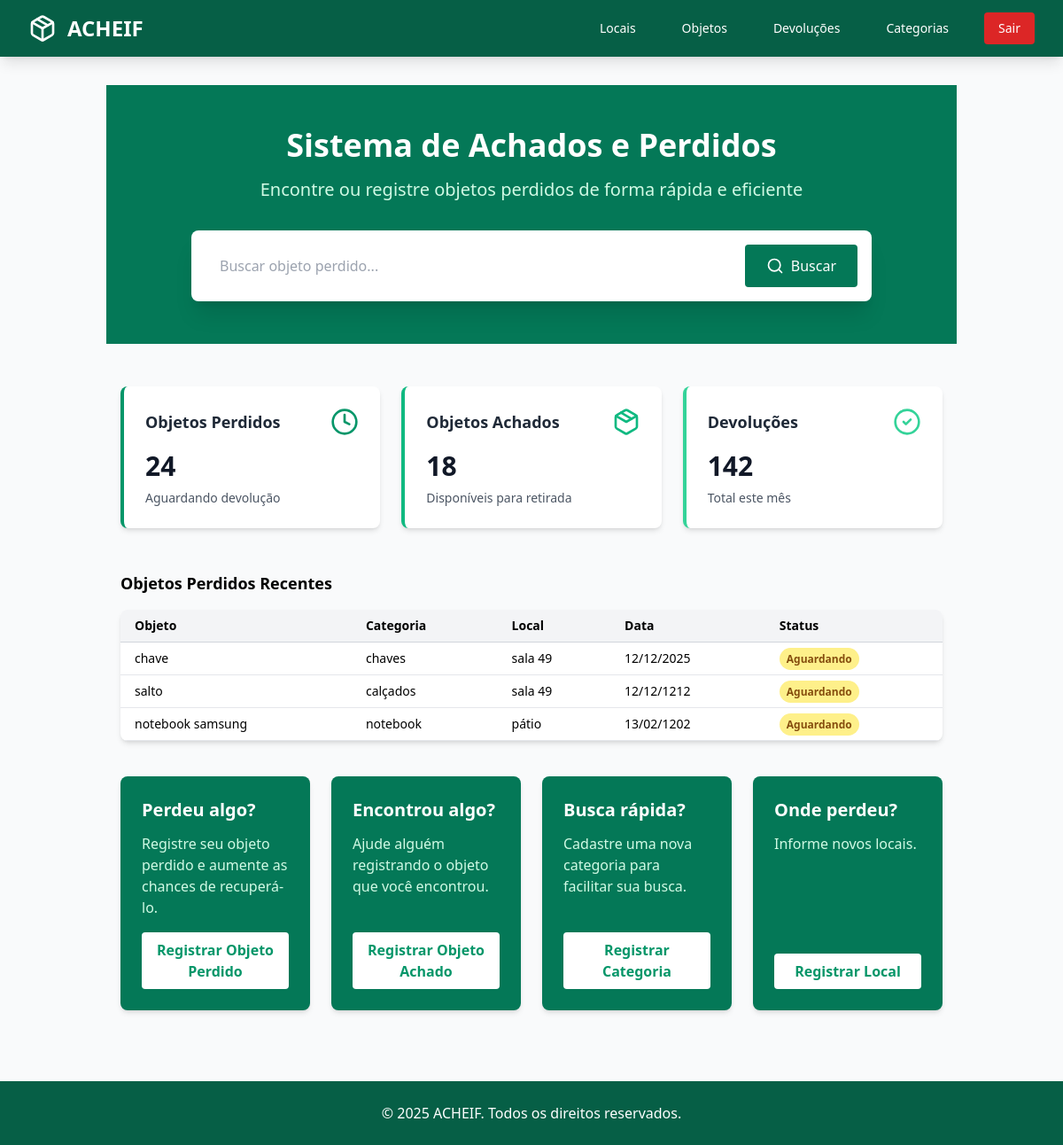
The app's page / (signed in), older data.
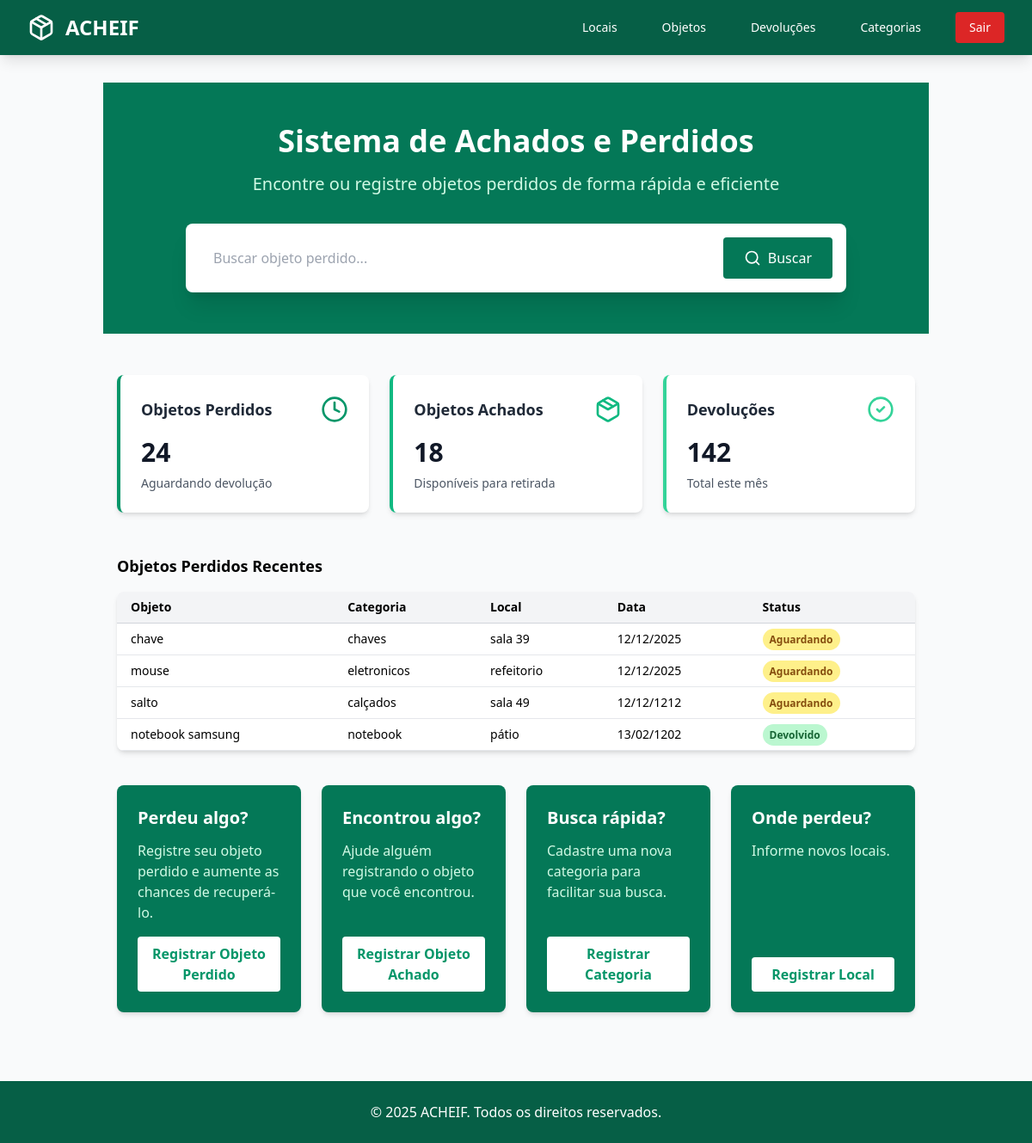
The same page, newer data.
### objetos/models.py (models this page shows, shortened)
class Objeto(models.Model):
    STATUS_CHOICES = [
        ('aguardando', 'Aguardando Devolução'),
        ('devolvido', 'Devolvido'),
    ]
    tipo = models.CharField(max_length=100)
    descricao = models.TextField()
    foto = models.ImageField(upload_to='objetos_fotos/', null=True, blank=True)  # novo campo
    data_achado = models.DateField()
    local_achado = models.CharField(max_length=100)
    categoria = models.ForeignKey(
        Categoria, on_delete=models.SET_NULL, null=True, blank=True, related_name="objetos"
    )
    status = models.CharField(max_length=20, choices=STATUS_CHOICES, default='aguardando')

class Categoria(models.Model):
    nome = models.CharField(max_length=50, unique=True)
    descricao = models.TextField(blank=True, null=True)
    criado_em = models.DateTimeField(auto_now_add=True)
    atualizado_em = models.DateTimeField(auto_now=True)

### objetos/views.py (the view)
# urls.py: path('', views.dashboard, name='dashboard'),  # dashboard separado
@login_required
def dashboard(request):
    objetos_recentes = Objeto.objects.select_related('categoria').order_by('-data_achado')[:5]
    return render(request, "objetos/inicio.html", {
        'objetos_recentes': objetos_recentes,
    })

### objetos/templates/objetos/inicio.html (shortened to what the changed rows need)
{% extends 'base.html' %}
{% block content %}
<section class="bg-emerald-700 text-white w-full py-12">
  <div class="max-w-7xl mx-auto px-6">
    <div class="max-w-3xl mx-auto text-center">
      <h2 class="text-4xl font-bold mb-4">Sistema de Achados e Perdidos</h2>
    </div>
  </div>
</section>
<main class="container mx-auto px-4 py-12">
  <h2 class="text-lg font-bold mb-4">Objetos Perdidos Recentes</h2>
  <table class="min-w-full bg-white rounded-lg shadow-md overflow-hidden">
    <thead class="bg-gray-100 border-b border-gray-300">
      <tr>
        <th class="py-2 px-4 text-left text-sm font-semibold">Objeto</th>
        <th class="py-2 px-4 text-left text-sm font-semibold">Categoria</th>
        <th class="py-2 px-4 text-left text-sm font-semibold">Local</th>
        <th class="py-2 px-4 text-left text-sm font-semibold">Data</th>
        <th class="py-2 px-4 text-left text-sm font-semibold">Status</th>
      </tr>
    </thead>
    <tbody>
      {% for objeto in objetos_recentes %}
      <tr class="border-b border-gray-200">
        <td class="py-2 px-4 text-sm">{{ objeto.tipo }}</td>
        <td class="py-2 px-4 text-sm">{% if objeto.categoria %}{{ objeto.categoria.nome }}{% else %}&mdash;{% endif %}</td>
        <td class="py-2 px-4 text-sm">{{ objeto.local_achado }}</td>
        <td class="py-2 px-4 text-sm">{{ objeto.data_achado|date:"d/m/Y" }}</td>
        <td class="py-2 px-4 text-sm">
          {% if objeto.status == 'aguardando' %}
            <span class="bg-yellow-200 text-yellow-800 rounded-full px-2 py-1 text-xs font-semibold">Aguardando</span>
          {% elif objeto.status == 'devolvido' %}
            <span class="bg-green-200 text-green-800 rounded-full px-2 py-1 text-xs font-semibold">Devolvido</span>
          {% else %}
            {{ objeto.get_status_display }}
          {% endif %}
        </td>
      </tr>
      {% empty %}
      <tr>
        <td colspan="5" class="py-4 text-center text-gray-500">Nenhum objeto perdido cadastrado.</td>
      </tr>
      {% endfor %}
    </tbody>
  </table>
</main>
{% endblock %}

Row changes from the older to the newer data that the page shows:
changed Objeto "chave": local_achado "sala 49" → "sala 39"
added Objeto: tipo "mouse", categoria.nome "eletronicos", local_achado "refeitorio", data_achado "12/12/2025", status "Aguardando"
changed Objeto "notebook samsung": status "Aguardando" → "Devolvido"
